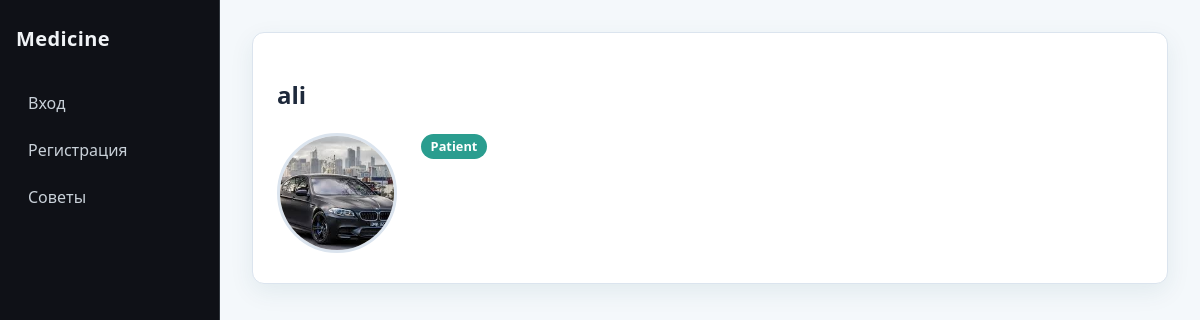
/chat/profile/ali/, run on an earlier commit of the app's database.
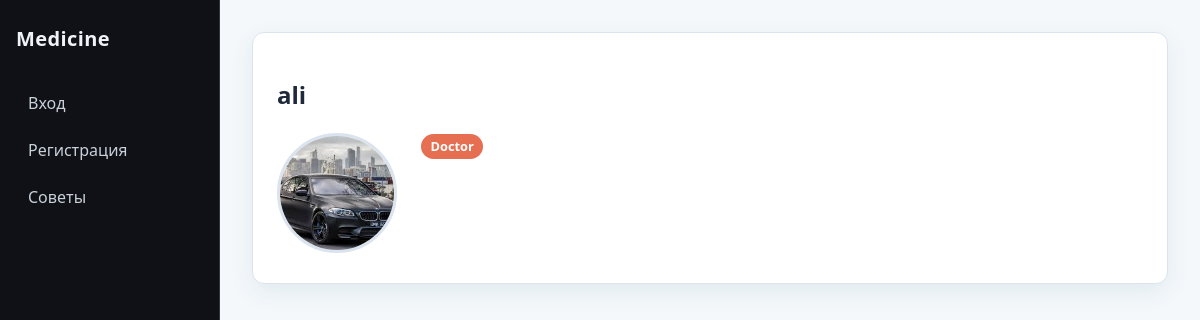
And on a later commit of the database.
### accounts/models.py (models this page shows, shortened)
class User(AbstractUser):
    ROLE_CHOICES = (
        ('patient', 'Patient'),
        ('doctor', 'Doctor'),
        ('admin', 'Admin'),
    )
    role = models.CharField(
        max_length=20,
        choices=ROLE_CHOICES
    )
    phone = models.CharField(
        max_length=20,
        unique=True
    )
    age=models.PositiveIntegerField()

class Profile(models.Model):
    ROLE_CHOICES = (
        ('patient', 'Patient'),
        ('doctor', 'Doctor'),
        ('admin', 'Admin'),
    )
    user=models.OneToOneField(settings.AUTH_USER_MODEL,on_delete=models.CASCADE,related_name='profile')
    age=models.PositiveIntegerField(null=True,blank=True)
    role = models.CharField(max_length=20, choices=ROLE_CHOICES, default='patient')
    phone=models.CharField(max_length=14,blank=True)
    photo=models.ImageField(upload_to='users/',blank=True,null=True)

### chat/views.py (the view)
def profile_view(request,username):
    profile=get_object_or_404(User,username=username)
    return render(request,'accounts/profile.html',{'profile':profile})

### templates/accounts/profile.html (shortened to what this page needs)
{% extends "accounts/base.html" %}
{% block main %}
<section class="profile-card panel">
    <h1>{{ profile.username }}</h1>
    <span class="badge badge-{{ profile.role }}">{{ profile.get_role_display }}</span>
    {% if profile.profile.photo %}
        <div class="profile-avatar">
            <img src="{{ profile.profile.photo.url }}" alt="Фото профиля">
        </div>
    {% endif %}
</section>
{% endblock %}

What changed in the data, as far as the page shows it:
changed User "ali": role "Patient" → "Doctor"
